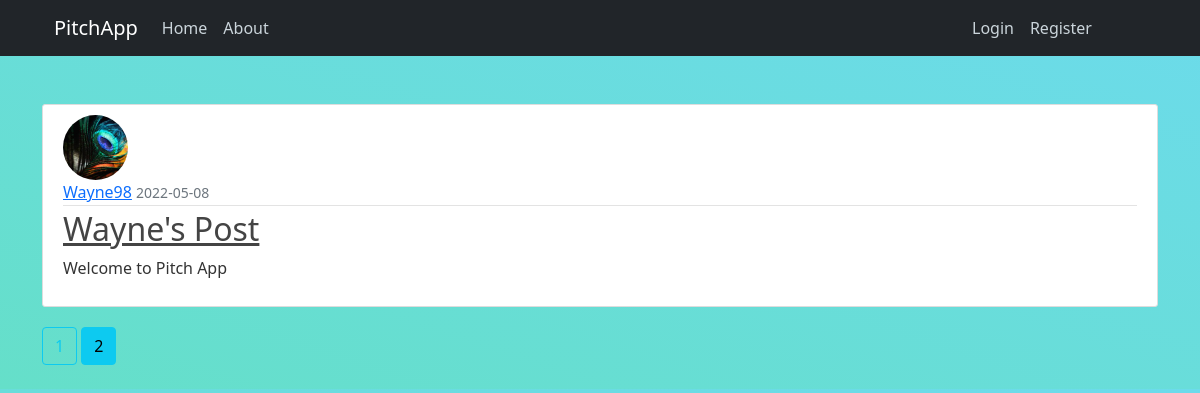
The page /home?page=2 on the database its author committed.
### pitchapp/models.py (models this page shows, shortened)
class Post(db.Model):
    id = db.Column(db.Integer, primary_key=True)
    title = db.Column(db.String(120), nullable=False)
    date_posted = db.Column(db.DateTime, nullable=False, default=datetime.utcnow)
    content = db.Column(db.Text, nullable=False)
    user_id = db.Column(db.Integer, db.ForeignKey('user.id'), nullable=False)

class User(db.Model, UserMixin):
    id = db.Column(db.Integer, primary_key=True)
    username = db.Column(db.String(20), unique=True, nullable=False)
    email = db.Column(db.String(150), unique=True, nullable=False)
    image_file = db.Column(db.String(20), nullable=False, default='default.jpg')
    password = db.Column(db.String(70), nullable=False)
    posts = db.relationship('Post', backref='author', lazy=True)

### pitchapp/main/routes.py (the view)
@main.route("/")
@main.route("/home")
def home():
    page = request.args.get('page', 1, type=int)
    posts = Post.query.order_by(Post.date_posted.desc()).paginate(page=page, per_page=3)
    return render_template('home.html', posts=posts)

### pitchapp/templates/home.html
{% extends "base.html" %}
{% block content %}
    {% for post in posts.items %}
    <br>
    <article class="media content-section">
      <img class="rounded-circle article-img" src="{{ url_for('static', filename='profile_picture/' + post.author.image_file) }}" alt="">
        <div class="media-body">
          <div class="article-metadata">
            <a class="mr-2" href="#">{{ post.author.username }}</a>
            <small class="text-muted">{{ post.date_posted.strftime('%Y-%m-%d') }}</small>
          </div>
          <h2><a class="article-title" href="{{ url_for('posts.post', post_id=post.id) }}">{{ post.title }}</a></h2>
          <p class="article-content">{{ post.content }}</p>
        </div>
      </article>
    {% endfor%}
    {% for page_num in posts.iter_pages(left_edge=1, right_edge=1, left_current=1, right_current=2) %}
      {% if page_num %}
        {% if posts.page == page_num %}
          <a class="btn btn-info mb-4" href="{{ url_for('main.home', page=page_num) }}">{{ page_num }}</a>
        {% else %}
          <a class="btn btn-outline-info mb-4" href="{{ url_for('main.home', page=page_num) }}">{{ page_num }}</a>
        {% endif %}
      {% else %}
        ...
      {% endif %}
    {% endfor %}
{% endblock content %}

### pitchapp/static/main.css (style rules this page uses)
body { background: linear-gradient(to right top,#65dfc9,#6cdbeb); color: #333333; margin-top: 5rem; }
h1, h2, h3, h4, h5, h6 { color: #444444; }
.content-section { background: #ffffff; padding: 10px 20px; border: 1px solid #dddddd; border-radius: 3px; margin-bottom: 20px; }
.article-title { color: #444444; }
.article-content { white-space: pre-line; }
.article-img { height: 65px; width: 65px; margin-right: 16px; }
.article-metadata { padding-bottom: 1px; margin-bottom: 4px; border-bottom: 1px solid #e3e3e3 }

### rows shown on the page
Post: image_file (picture), author.username "Wayne98", date_posted "2022-05-08", title "Wayne's Post", content "Welcome to Pitch App"

### other values the page prints
{{ page_num }} "1"
{{ page_num }} "2"
